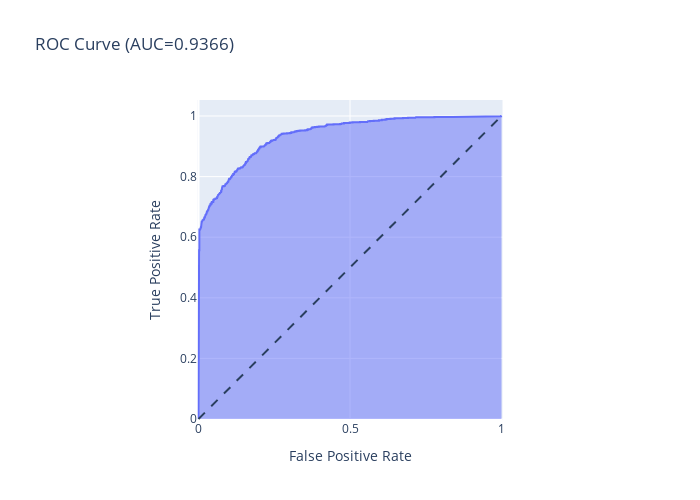

The notebook cell this image was saved under:
### Code cell
# classification report
print(classification_report(y_test, grid_clf.predict(X_test)))

#confusion matrix
c_matrix = confusion_matrix(y_test, grid_clf.predict(X_test))

#plot confusion matrix
sns.heatmap(c_matrix, annot=True, fmt='', cmap='Blues')

#plot roc curve
fpr, tpr, thresholds = roc_curve(y_test, grid_clf.predict_proba(X_test)[:,1])
roc_auc = auc(fpr, tpr)

fig = px.area(
    x=fpr, y=tpr,
    title=f'ROC Curve (AUC={roc_auc:.4f})',
    labels=dict(x='False Positive Rate', y='True Positive Rate'),
    width=700, height=500
)
fig.add_shape(
    type='line', line=dict(dash='dash'),
    x0=0, x1=1, y0=0, y1=1
)

fig.update_yaxes(scaleanchor="x", scaleratio=1)
fig.update_xaxes(constrain='domain')
fig.show()

### Figure 1 — Plotly figure (JSON) as saved in the notebook; plotly's stock layout.template omitted (floating-point values rounded to 4 significant figures; data arrays with more than 128 entries replaced by an {"elided": "..."} marker saying what was removed)
{"data": [{"fillpattern": {"shape": ""}, "hovertemplate": "False Positive Rate=%{x}<br>True Positive Rate=%{y}<extra></extra>", "legendgroup": "", "line": {"color": "#636efa"}, "marker": {"symbol": "circle"}, "mode": "lines", "name": "", "orientation": "v", "showlegend": false, "stackgroup": "1", "type": "scatter", "x": {"elided": "460 float values"}, "xaxis": "x", "y": {"elided": "460 float values"}, "yaxis": "y"}], "layout": {"height": 500, "legend": {"tracegroupgap": 0}, "shapes": [{"line": {"dash": "dash"}, "type": "line", "x0": 0, "x1": 1, "y0": 0, "y1": 1}], "title": {"text": "ROC Curve (AUC=0.9366)"}, "width": 700, "xaxis": {"anchor": "y", "constrain": "domain", "domain": [0, 1], "title": {"text": "False Positive Rate"}}, "yaxis": {"anchor": "x", "domain": [0, 1], "scaleanchor": "x", "scaleratio": 1, "title": {"text": "True Positive Rate"}}}}
